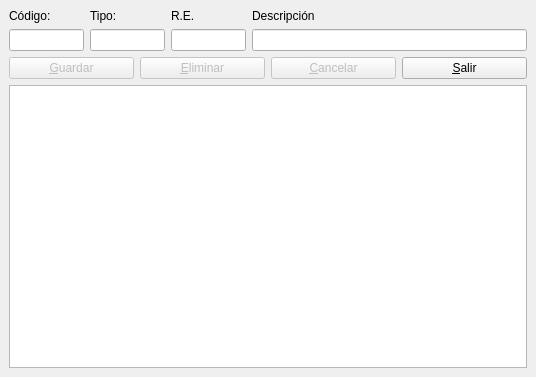
<ui version="4.0" >
 <author>José Manuel Díez Botella</author>
 <class>tiposiva</class>
 <widget class="QDialog" name="tiposiva" >
  <property name="geometry" >
   <rect>
    <x>0</x>
    <y>0</y>
    <width>536</width>
    <height>377</height>
   </rect>
  </property>
  <property name="windowTitle" >
   <string>Edición / Alta tipos de IVA</string>
  </property>
  <layout class="QVBoxLayout" >
   <property name="spacing" >
    <number>6</number>
   </property>
   <property name="margin" >
    <number>9</number>
   </property>
   <item>
    <layout class="QHBoxLayout" >
     <property name="spacing" >
      <number>6</number>
     </property>
     <property name="margin" >
      <number>0</number>
     </property>
     <item>
      <layout class="QVBoxLayout" >
       <property name="spacing" >
        <number>6</number>
       </property>
       <property name="margin" >
        <number>0</number>
       </property>
       <item>
        <widget class="QLabel" name="label" >
         <property name="text" >
          <string>Código:</string>
         </property>
        </widget>
       </item>
       <item>
        <widget class="QLineEdit" name="CodigoLineEdit" >
         <property name="maximumSize" >
          <size>
           <width>75</width>
           <height>16777215</height>
          </size>
         </property>
         <property name="maxLength" >
          <number>4</number>
         </property>
        </widget>
       </item>
      </layout>
     </item>
     <item>
      <layout class="QVBoxLayout" >
       <property name="spacing" >
        <number>6</number>
       </property>
       <property name="margin" >
        <number>0</number>
       </property>
       <item>
        <widget class="QLabel" name="label_2" >
         <property name="text" >
          <string>Tipo:</string>
         </property>
        </widget>
       </item>
       <item>
        <widget class="QLineEdit" name="tipolineEdit" >
         <property name="maximumSize" >
          <size>
           <width>75</width>
           <height>16777215</height>
          </size>
         </property>
         <property name="maxLength" >
          <number>10</number>
         </property>
        </widget>
       </item>
      </layout>
     </item>
     <item>
      <layout class="QVBoxLayout" >
       <property name="spacing" >
        <number>6</number>
       </property>
       <property name="margin" >
        <number>0</number>
       </property>
       <item>
        <widget class="QLabel" name="label_3" >
         <property name="text" >
          <string>R.E.</string>
         </property>
        </widget>
       </item>
       <item>
        <widget class="QLineEdit" name="relineEdit" >
         <property name="maximumSize" >
          <size>
           <width>75</width>
           <height>16777215</height>
          </size>
         </property>
         <property name="maxLength" >
          <number>10</number>
         </property>
        </widget>
       </item>
      </layout>
     </item>
     <item>
      <layout class="QVBoxLayout" >
       <property name="spacing" >
        <number>6</number>
       </property>
       <property name="margin" >
        <number>0</number>
       </property>
       <item>
        <widget class="QLabel" name="label_4" >
         <property name="text" >
          <string>Descripción</string>
         </property>
        </widget>
       </item>
       <item>
        <widget class="QLineEdit" name="DescripcionLineEdit" >
         <property name="maxLength" >
          <number>80</number>
         </property>
        </widget>
       </item>
      </layout>
     </item>
    </layout>
   </item>
   <item>
    <layout class="QHBoxLayout" >
     <property name="spacing" >
      <number>6</number>
     </property>
     <property name="margin" >
      <number>0</number>
     </property>
     <item>
      <widget class="QPushButton" name="BotonGuardar" >
       <property name="enabled" >
        <bool>false</bool>
       </property>
       <property name="text" >
        <string>&amp;Guardar</string>
       </property>
       <property name="icon" >
        <iconset resource="libroK.qrc" >
         <normaloff>:/images/librok-4.png</normaloff>:/images/librok-4.png</iconset>
       </property>
       <property name="default" >
        <bool>true</bool>
       </property>
      </widget>
     </item>
     <item>
      <widget class="QPushButton" name="BotonEliminar" >
       <property name="enabled" >
        <bool>false</bool>
       </property>
       <property name="text" >
        <string>&amp;Eliminar</string>
       </property>
       <property name="icon" >
        <iconset resource="libroK.qrc" >
         <normaloff>:/images/librok-17.png</normaloff>:/images/librok-17.png</iconset>
       </property>
       <property name="autoDefault" >
        <bool>false</bool>
       </property>
      </widget>
     </item>
     <item>
      <widget class="QPushButton" name="BotonCancelar" >
       <property name="enabled" >
        <bool>false</bool>
       </property>
       <property name="text" >
        <string>&amp;Cancelar</string>
       </property>
       <property name="icon" >
        <iconset resource="libroK.qrc" >
         <normaloff>:/images/librok-7.png</normaloff>:/images/librok-7.png</iconset>
       </property>
       <property name="autoDefault" >
        <bool>false</bool>
       </property>
      </widget>
     </item>
     <item>
      <widget class="QPushButton" name="BotonSalir" >
       <property name="text" >
        <string>&amp;Salir</string>
       </property>
       <property name="icon" >
        <iconset resource="libroK.qrc" >
         <normaloff>:/images/librok-52.png</normaloff>:/images/librok-52.png</iconset>
       </property>
       <property name="autoDefault" >
        <bool>false</bool>
       </property>
      </widget>
     </item>
    </layout>
   </item>
   <item>
    <widget class="QTableView" name="tabla" />
   </item>
  </layout>
 </widget>
 <tabstops>
  <tabstop>BotonGuardar</tabstop>
  <tabstop>BotonEliminar</tabstop>
  <tabstop>BotonCancelar</tabstop>
  <tabstop>BotonSalir</tabstop>
  <tabstop>CodigoLineEdit</tabstop>
  <tabstop>tipolineEdit</tabstop>
  <tabstop>relineEdit</tabstop>
  <tabstop>DescripcionLineEdit</tabstop>
  <tabstop>tabla</tabstop>
 </tabstops>
 <resources>
  <include location="libroK.qrc" />
 </resources>
 <connections>
  <connection>
   <sender>BotonSalir</sender>
   <signal>clicked()</signal>
   <receiver>tiposiva</receiver>
   <slot>accept()</slot>
   <hints>
    <hint type="sourcelabel" >
     <x>372</x>
     <y>85</y>
    </hint>
    <hint type="destinationlabel" >
     <x>420</x>
     <y>107</y>
    </hint>
   </hints>
  </connection>
 </connections>
</ui>
